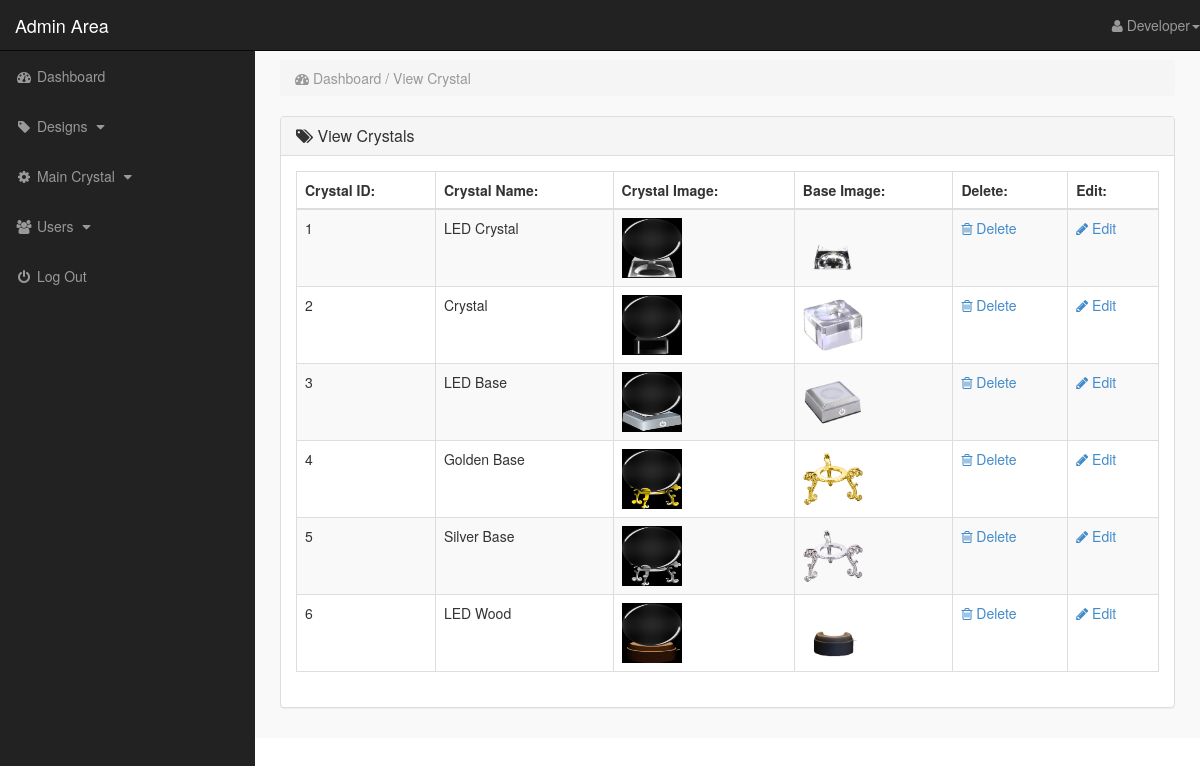
Page /admin_area/index.php?view_products (signed in) on the committed database.
### tables this page shows
CREATE TABLE `design` (
  `id` int(11) NOT NULL,
  `c_name` varchar(100) NOT NULL,
  `c_img` text NOT NULL,
  `b_img` text NOT NULL
);

### admin_area/view_products.php (the view)
<?php
    if(!isset($_SESSION['admin_email'])){
        echo "<script>window.open('login.php','_self')</script>";
    }else{
?>
<div class="row">
    <div class="col-lg-12">
        <ol class="breadcrumb">
            <li class="active">
                <i class="fa fa-dashboard"></i> Dashboard / View Crystal
            </li>
        </ol>
    </div>
</div>
<div class="row">
    <div class="col-lg-12">
        <div class="panel panel-default">
            <div class="panel-heading">
               <h3 class="panel-title">
                   <i class="fa fa-tags"></i>  View Crystals
               </h3>
            </div>
            <div class="panel-body">
                <div class="table-responsive">
                    <table class="table table-striped table-bordered table-hover">
                        <thead>
                            <tr>
                                <th> Crystal ID: </th>
                                <th> Crystal Name: </th>
                                <th> Crystal Image: </th>
                                <th> Base Image: </th>
                                <th>  Delete: </th>
                                <th>  Edit: </th>
                            </tr>
                        </thead>
                        <tbody>
                            <?php
                                $i=0;
                                $get_pro = "select * from design";
                                $run_pro = mysqli_query($con,$get_pro);
                                while($row_pro=mysqli_fetch_array($run_pro)){
                                    $pro_id = $row_pro['id'];
                                    $c_name = $row_pro['c_name'];
                                    $c_img = $row_pro['c_img'];
                                    $b_img = $row_pro['b_img'];
                                    $i++;
                            ?>
                            <tr>
                                <td> <?php echo $i; ?> </td>
                                <td> <?php echo $c_name; ?> </td>
                                <td> <img src="../Images/<?php echo $c_img; ?>" width="60" height="60"></td>
                                <td> <img src="../Images/<?php echo $b_img; ?>" width="60" height="60"></td>
                                <td>
                                     <a href="index.php?delete_product=<?php echo $pro_id; ?>">
                                        <i class="fa fa-trash-o"></i> Delete
                                     </a>
                                </td>
                                <td>
                                     <a href="index.php?edit_product=<?php echo $pro_id; ?>">
                                        <i class="fa fa-pencil"></i> Edit
                                     </a>
                                </td>
                            </tr>
                            <?php } ?>
                        </tbody>
                    </table>
                </div>
            </div>
        </div>
    </div>
</div>
<?php } ?>

### admin_area/inc/sidebar.php (shortened to what this page needs)
<?php
     if(!isset($_SESSION['admin_email'])){
        echo "<script>window.location.href='login.php'</script>";
     }
     else { ?>
<nav class="navbar navbar-inverse navbar-fixed-top">
    <div class="navbar-header">
        <a href="index.php?dashboard" class="navbar-brand">Admin Area</a>
    </div>
    <ul class="nav navbar-right top-nav">
        <li class="dropdown">
            <a href="#" class="dropdown-toggle" data-toggle="dropdown">
                <i class="fa fa-user"></i>  <?php echo $admin_name ?><b class="caret"></b>
            </a>
        </li>
    </ul>
    <div class="collapse navbar-collapse navbar-ex1-collapse">
        <ul class="nav navbar-nav side-nav">
            <li>
                <a href="index.php?dashboard">
                        <i class="fa fa-fw fa-dashboard"></i> Dashboard
                </a>
            </li>
            <li>
                <a href="#" data-toggle="collapse" data-target="#products">
                        <i class="fa fa-fw fa-tag"></i> Designs
                        <i class="fa fa-fw fa-caret-down"></i>
                </a>
            </li>
            <li>
                <a href="#" data-toggle="collapse" data-target="#slides">
                        <i class="fa fa-fw fa-gear"></i> Main Crystal
                        <i class="fa fa-fw fa-caret-down"></i>
                </a>
            </li>
            <li>
                <a href="#" data-toggle="collapse" data-target="#users">
                        <i class="fa fa-fw fa-users"></i> Users
                        <i class="fa fa-fw fa-caret-down"></i>
                </a>
            </li>
            <li>
                <a href="logout.php">
                    <i class="fa fa-fw fa-power-off"></i> Log Out
                </a>
            </li>
        </ul>
    </div>
</nav>
<?php } ?>

### admin_area/css/style.css (style rules this page uses)
body { margin-top: 100px; }
@media (min-width: 768px) { body { margin-top: 50px; } }
.top-nav { 0 15px; }
.top-nav>li { float: left; display: inline-block; }
.top-nav>li>a { color: #999999; line-height: 20px; padding-top: 15px; padding-bottom: 15px; }
@media (min-width: 768px) { .side-nav { position: fixed; top: 51px; bottom: 0; width: 255px; overflow-y: auto; overflow-x: hidden; background-color: #222222; padding-bottom: 40px; border-radius: 0; } }
@media (min-width: 768px) { .side-nav>li>a { width: 255px; } }
.panel-body { border-radius: 5px; }

### rows in the picture
design: c_name "LED Crystal", c_img (picture), b_img (picture)
design: c_name "Crystal", c_img (picture), b_img (picture)
design: c_name "LED Base", c_img (picture), b_img (picture)
design: c_name "Golden Base", c_img (picture), b_img (picture)
design: c_name "Silver Base", c_img (picture), b_img (picture)
design: c_name "LED Wood", c_img (picture), b_img (picture)

### other values in the picture
$admin_name "Developer"
